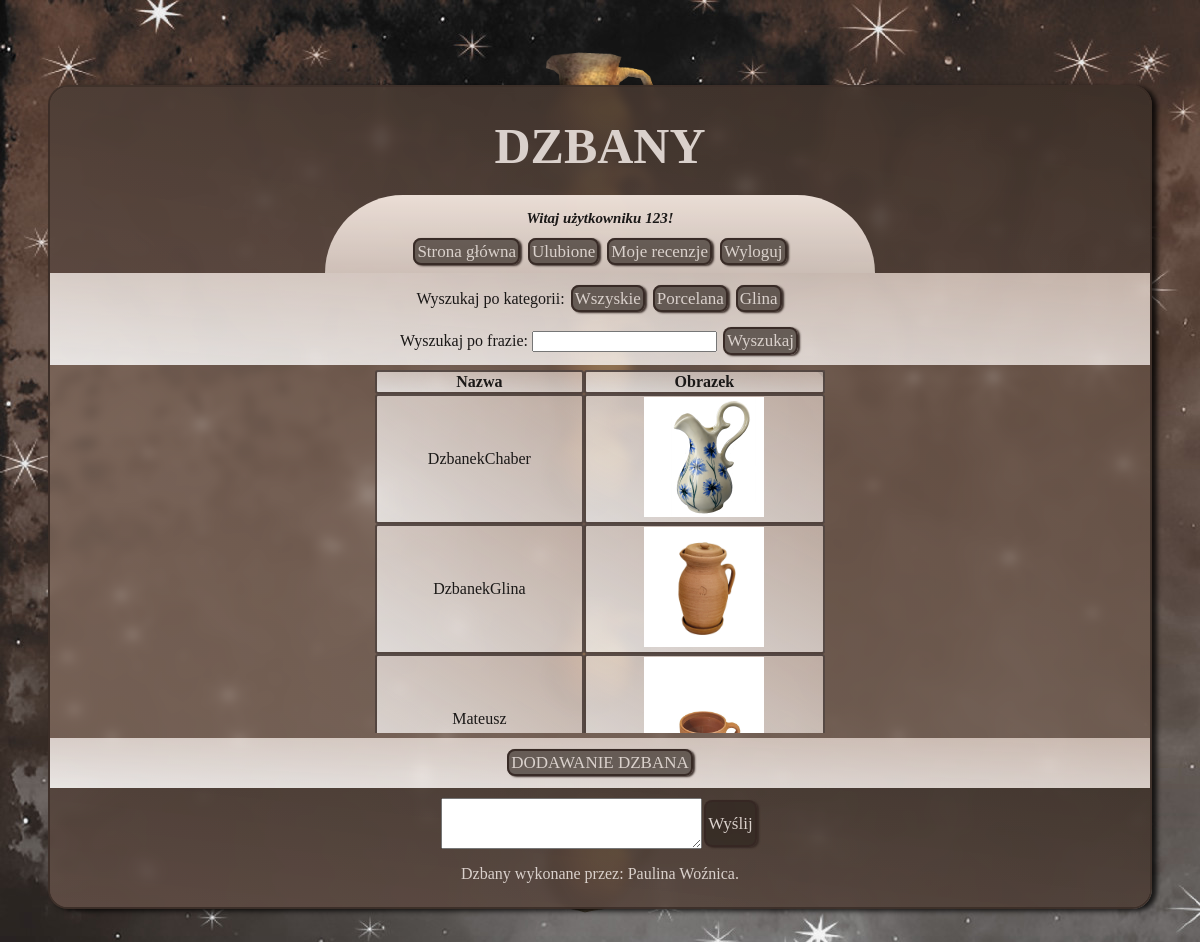
Page /index.php (signed in) on the committed database.
### tables this page shows
CREATE TABLE `kategorie` (
  `Id` int(10) UNSIGNED NOT NULL,
  `nazwa` varchar(50) NOT NULL,
  `opis` text NOT NULL
);

CREATE TABLE `dzbany` (
  `id` int(10) UNSIGNED NOT NULL,
  `idKategorii` int(10) UNSIGNED NOT NULL,
  `nazwa` varchar(50) NOT NULL,
  `obrazek` varchar(50) NOT NULL,
  `opis` text NOT NULL,
  `pojemnosc` int(11) NOT NULL,
  `wysokosc` int(11) NOT NULL
);

### index.php (the view, shortened to what this page needs)
<!DOCTYPE html>
<html lang="pl">
<head>
    <link rel="stylesheet" href="style.css">
</head>
<body>
    <img src="tlo1.png" class="tlo_img">
    <img src="tlo1.png" class="tlo_img2">
    <img src="tlo1.png" class="tlo_img3">
    <img src="tlo1.png" class="tlo_img4">
    <img src="tlo1.png" class="tlo_img5">
    <img src="tlo1.png" class="tlo_img6">
    <div class="glowny">
    <header>
        <h1>DZBANY</h1>
        <?php include("powitanie.php");?>
        </div>
    </header>
    <article>
        <div class="wyszukiwanie">
        <p>Wyszukaj po kategorii:
        <?php
            $sql = "SELECT id, nazwa FROM kategorie";
            $result = $conn->query($sql);
            echo "<a href='index.php' class='przyciski'> Wszyskie</a>";
            while($row = $result->fetch_object()){
                echo " <a href='index.php?idKat={$row->id}' class='przyciski'>{$row->nazwa}</a>";
            }
        ?>
        </p>
        <form>
                <label for="fraza">Wyszukaj po frazie:</label>
                <input type="text" name="fraza">
                <input type="submit" value="Wyszukaj" class='przyciski'>
        </form>
        </div>
        <div class="tabela">
        <div class="scroll">
        <?php
            $sql = "SELECT id, nazwa, obrazek FROM dzbany";
            $result = $conn->query($sql);
            if($result->num_rows > 0){
                echo "<table>";
                echo "<tr><th>Nazwa</th><th>Obrazek</th></tr>";
                while($row = $result->fetch_object()){
                    echo "<tr><td>{$row->nazwa}</td><td><a href='details.php?id={$row->id}'><img src='obrazki/{$row->obrazek}'></a></td></tr>";
                }
                echo "</table>";
            }else{
                echo "Nie masz takich dzbanów w swojej kolekcji";
            }
        ?>
        </div>
        </div>
        <div class="dolny_pasek">
        <a href="insertForm.php" class="przyciski">DODAWANIE DZBANA</a>
        </div>
    </article>
    <footer>
        <?php include("stopka.php"); ?>
    </footer>
    </div>
</body>
</html>

### style.css (style rules this page uses)
html { height: 100%; }
body { background: linear-gradient(to right top, #ede3d7,#79675c); background-image: url(tlo.jpg); height: 100%; margin: 0px; display: flex; justify-content: center; align-items: center; overflow: hidden; }
.glowny { width: 1100px; height: 820px; background: linear-gradient(to right top, #887164c7,#614d41bd); overflow: auto; padding: 0px; border: #362924da 2px solid; border-radius: 20px; box-shadow: 5px 2px 5px #000000c9; display: flex; flex-direction: column; align-items: stretch; backdrop-filter: blur(5px); font-family: Georgia, 'Times New Roman', Times, serif; color: #1a1817;; }
.tlo_img { position: absolute; top:5%; animation: lataniewprawo 30s infinite linear; }
.tlo_img2 { position: absolute; top:60%; animation: lataniewprawo 15s infinite linear ; }
.tlo_img3 { position: absolute; top:30%; animation: lataniewprawo 20s infinite linear; }
.tlo_img4 { position: absolute; size: 400px; top:15%; animation: lataniewlewo 30s infinite linear; }
.tlo_img5 { position: absolute; top:40%; animation: lataniewlewo 15s infinite linear; }
.tlo_img6 { position: absolute; top:80%; animation: lataniewlewo 20s infinite linear; }
img { height: 120px; }
header,footer { background: linear-gradient(to right top, #4e3d379f,#2e251fa9); padding: 10px; text-align: center; color: #dad1cc; padding-bottom: 0px; display: flex; flex-direction: column; align-items: center; }
header { height: 200px; justify-content: flex-end; }
footer { height: 100px; padding-bottom: 10px; }
h1 { font-size: 50px; margin: 20px; }
article { display: flex; flex-direction: column; }
.wyszukiwanie { background: linear-gradient(to right top, #ffffffd3,#f7e7dea9); margin: 0px; padding-bottom: 8px; text-align: center; }
.przyciski { text-decoration: none; background-color: #2e251fa9; color: #dad1cc; border: #362924f1 2px solid; padding: 2px; font-size: 17px; font-family: Georgia, 'Times New Roman', Times, serif; box-shadow: 2px 1px 2px #362924f1; margin: 2px; border-radius: 8px; }
.dolny_pasek { background: linear-gradient(to right top, #ffffffd3,#f7e7dea9); margin: 0px; padding: 15px; text-align: center; }
.tabela, .tabela_ulubione { height: 363px; display: flex; align-items: center; justify-content: center; padding: 5px; }
.scroll { height: 100%; overflow-y: auto; overflow-x:hidden; }
table { height: 400px; text-align: center; width: 450px; border-spacing: 0; box-shadow: 5px 2px 10px #000000c9; border-radius: 15px; }
td,th { border: #362924cc 2px solid; margin: 0px; background: linear-gradient(to right top, #ffffffc4,#f7e7de98); border-radius: 3px; color: #1b1918; }

### rows in the picture
kategorie: nazwa "Porcelana"
kategorie: nazwa "Glina"
dzbany: nazwa "DzbanekChaber", obrazek (picture)
dzbany: nazwa "DzbanekGlina", obrazek (picture)
dzbany: nazwa "Mateusz", obrazek (picture)

### other values in the picture
$_SESSION["login"] "123"
